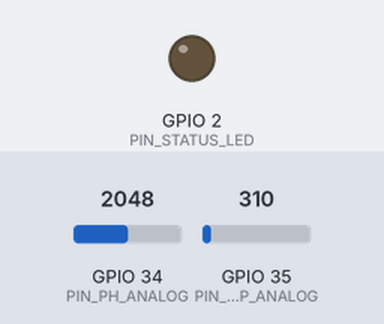
A sketch run on a simulated ESP32. Parts: output pins drawn as LEDs (lit = HIGH). The test bench sets the inputs (shaded band); at power-on: GPIO 34 (PIN_PH_ANALOG) = 2048, GPIO 35 (PIN_TEMP_ANALOG) = 310 (analog values on the 0–4095 scale). WiFi joins after 1.5 s; servers stay silent unless stated; uploads are accepted with an empty reply; what the sketch prints to the serial monitor is not drawn.

Above: at 1.1 s.
At 3.7 s:
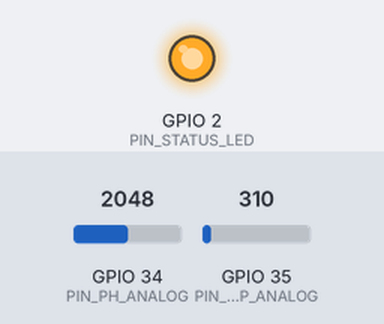
3.8 s: GPIO 34 (PIN_PH_ANALOG) set to 491
6.8 s: GPIO 34 (PIN_PH_ANALOG) set to 0
Timing chart, 0 to 15.8 s (numbered marks = the images above; inputs shaded):
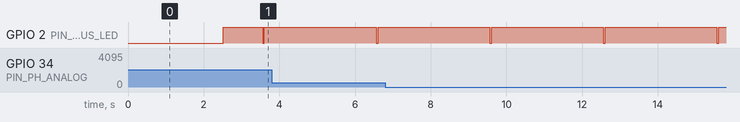

Measured:
- by itself, GPIO 2 (PIN_STATUS_LED): alternates HIGH for 2.9 s and LOW for 0.05 s

The sketch:

esp32_ph_sensor.ino
```cpp
/*
 ===================================================================================
  🐠 AquaSense AI — ESP32 (WROOM-32) 智慧魚缸 pH 酸鹼值與水溫 IoT 監測器
  ===================================================================================
  🎯 專為標準版 ESP32 (ESP-WROOM-32 / NodeMCU-32S / ESP32 Dev Module) 優化：
   1. 使用 ADC1 通道專屬類比腳位 GPIO 34 (完全避開 Wi-Fi 啟動時 ADC2 被鎖死的問題)。
   2. 自動連接 Wi-Fi (SF NET)，每 3 秒發送 HTTP POST 上傳即時水質至 AquaSense AI。
   3. 內建 20 次多重中值濾波取樣演算法，有效過濾水波電磁雜訊。
   4. 內建 Serial Monitor 硬體電壓診斷日誌，支援一目瞭然調校藍色旋鈕。

  📦 Arduino IDE 需安裝之程式庫：
   - ArduinoJson (在「程式庫管理員」搜尋安裝 ArduinoJson by Benoit Blanchon)
   - WiFi.h & HTTPClient.h (ESP32 開發板核心內建)

  🔌 硬體接線說明 (標準 ESP32)：
   - pH 感測模組 VCC  -> ESP32 的 5V 或 VIN (⚠️ 務必接 5V/VIN，接 3.3V 會供電不足卡死在 3.3V！)
   - pH 感測模組 GND  -> ESP32 的 GND (共地)
   - pH 感測模組 Po   -> ESP32 的 GPIO 34 (標示為 G34 / 34 / P34，純類比輸入最佳腳位)
   - (⚠️ 請注意：杜邦線請插在 Po 類比端，不要插在 Do 數位端！)
 ===================================================================================
*/

#include <WiFi.h>
#include <HTTPClient.h>
#include <ArduinoJson.h>

// ==========================================
// 1. Wi-Fi 與伺服器設定
// ==========================================
const char* WIFI_SSID     = "SF NET";      // 您的 2.4G Wi-Fi 名稱
const char* WIFI_PASSWORD = "74188893";    // 您的 Wi-Fi 密碼

// 🖥️ AquaSense AI 主機網址 (Mac 的區域網路 IP，Port 5000)
const char* SERVER_URL    = "http://192.168.0.119:5000/api/sensor_upload";

// ==========================================
// 2. 硬體腳位與感測器校準參數
// ==========================================
// ⚠️ 標準 ESP32 在開 Wi-Fi 時只能使用 ADC1 腳位 (GPIO 32, 33, 34, 35, 36, 39)
const int PIN_PH_ANALOG   = 34;   // ESP32 ADC1 類比讀取腳位 (連接 pH-4502C 的 Po 腳)
const int PIN_TEMP_ANALOG = 35;   // ESP32 ADC1 溫度讀取腳位 (連接 pH-4502C 的 To 腳)
const int PIN_STATUS_LED  = 2;    // 板載藍色 LED 狀態指示燈 (GPIO 2)

// ⚖️ pH-4502C (5V 供電) 標準校準參數：
// 1. 中性基準電壓 (VOLTAGE_PH7)：pH-4502C 在 5V 供電下，中性 (pH 7.0) 典型輸出為 2.50V
// 2. 放大斜率 (PH_SLOPE)：pH-4502C 內部運放放大倍率對應約 -5.70 pH/V
float VOLTAGE_PH7 = 2.50;         // pH 7.0 中性基準電壓 (V)
float PH_SLOPE    = -5.70;        // pH-4502C 標準斜率
float PH_OFFSET   = 0.00;         // 細微偏差補償值

// ⏱️ 上傳時間間隔 (毫秒，預設 3000ms = 3 秒)
const unsigned long UPLOAD_INTERVAL_MS = 3000;
unsigned long lastUploadTime = 0;

void setup() {
  Serial.begin(115200);
  delay(1000);

  Serial.println("\n==================================================");
  Serial.println(" 🐠 AquaSense AI — ESP32 (WROOM-32) pH & 水溫監測啟動...");
  Serial.println("==================================================");

  // 初始化板載 LED
  pinMode(PIN_STATUS_LED, OUTPUT);
  digitalWrite(PIN_STATUS_LED, LOW);

  // 設定 ESP32 ADC 解析度為 12-bit (0 ~ 4095) 與衰減率 (0~3.3V 電壓範圍)
  analogReadResolution(12);
  analogSetPinAttenuation(PIN_PH_ANALOG, ADC_11db);
  analogSetPinAttenuation(PIN_TEMP_ANALOG, ADC_11db);

  // 連接 Wi-Fi
  connectToWiFi();
}

void loop() {
  // 檢查 Wi-Fi 連線狀態
  if (WiFi.status() != WL_CONNECTED) {
    digitalWrite(PIN_STATUS_LED, LOW);
    connectToWiFi();
  }

  // 定時讀取並上傳水質數據
  unsigned long currentMillis = millis();
  if (currentMillis - lastUploadTime >= UPLOAD_INTERVAL_MS) {
    lastUploadTime = currentMillis;

    // 1. 採樣並計算 pH 值 (20次多重中值濾波去除水波噪訊)
    float phValue = readSmoothPH();

    // 2. 讀取 pH-4502C 的 To 針腳估算溫度 (若未接則安全回傳 26.5°C)
    float waterTemp = readSmoothTemp();

    // 3. 輸出診斷日誌至 Serial Monitor
    Serial.printf("📊 [即時診斷] pH: %.2f | 實測水溫: %.1f°C | 時間戳: %lu ms\n", phValue, waterTemp, millis());

    // 4. 發送 HTTP POST 到 AquaSense AI 伺服器
    uploadDataToAquaSense(phValue, waterTemp);
  }
}

// ==========================================
// 3. 連接 Wi-Fi 副程式 (具備防卡死重試)
// ==========================================
void connectToWiFi() {
  Serial.printf("📡 正在連線至 Wi-Fi: %s ...\n", WIFI_SSID);
  WiFi.mode(WIFI_STA);
  WiFi.begin(WIFI_SSID, WIFI_PASSWORD);

  int retryCount = 0;
  while (WiFi.status() != WL_CONNECTED && retryCount < 20) {
    delay(500);
    Serial.print(".");
    retryCount++;
  }

  if (WiFi.status() == WL_CONNECTED) {
    digitalWrite(PIN_STATUS_LED, HIGH);
    Serial.println("\n✅ Wi-Fi 連線成功！");
    Serial.printf("📌 ESP32 區域網路 IP: %s\n", WiFi.localIP().toString().c_str());
  } else {
    Serial.println("\n❌ Wi-Fi 連線失敗，將於下個循環重新嘗試。");
  }
}

// ==========================================
// 4. 多重採樣中值濾波演算法 (去除水波雜訊)
// ==========================================
float readSmoothPH() {
  const int NUM_SAMPLES = 20;
  int rawList[NUM_SAMPLES];

  // 採集 20 個 ADC 樣本
  for (int i = 0; i < NUM_SAMPLES; i++) {
    rawList[i] = analogRead(PIN_PH_ANALOG);
    delay(15);
  }

  // 氣泡排序法排序樣本 (去除極大值與極小值噪訊)
  for (int i = 0; i < NUM_SAMPLES - 1; i++) {
    for (int j = i + 1; j < NUM_SAMPLES; j++) {
      if (rawList[i] > rawList[j]) {
        int temp = rawList[i];
        rawList[i] = rawList[j];
        rawList[j] = temp;
      }
    }
  }

  // 取中間 10 個樣本取平均值
  long sum = 0;
  for (int i = 5; i < 15; i++) {
    sum += rawList[i];
  }
  float avgRaw = sum / 10.0;

  // 將 ADC Raw (0~4095) 換算為實測電壓 (0 ~ 3.3V)
  float voltage = (avgRaw / 4095.0) * 3.3;

  // 輸出硬體 ADC 診斷日誌至 Serial Monitor (方便檢查旋鈕調校)
  Serial.printf("🔍 [硬體讀取] ADC Raw: %4d / 4095 | 實測電壓: %.3f V | ", (int)avgRaw, voltage);

  // 依據標準 pH 感測電壓線性公式換算
  // 公式：pH = 7.0 + (Voltage - VOLTAGE_PH7) * PH_SLOPE + PH_OFFSET
  float ph = 7.0 + (voltage - VOLTAGE_PH7) * PH_SLOPE + PH_OFFSET;

  // 合理範圍保護 (0.0 ~ 14.0)
  if (ph < 0.0) ph = 0.0;
  if (ph > 14.0) ph = 14.0;

  return ph;
}

// ==========================================
// 5. 讀取 pH-4502C 的 To 溫度腳位 (NTC 熱敏電阻)
// ==========================================
float readSmoothTemp() {
  long sum = 0;
  for (int i = 0; i < 10; i++) {
    sum += analogRead(PIN_TEMP_ANALOG);
    delay(5);
  }
  float avgRaw = sum / 10.0;

  // 若未接 To 針腳 (懸空懸浮訊號極小或極大)，安全回傳標準神仙魚水溫 26.5°C
  if (avgRaw < 150 || avgRaw > 3950) {
    return 26.5;
  }

  // NTC 熱敏電阻電壓換算 (pH-4502C 典型分壓 0~3.3V)
  float voltage = (avgRaw / 4095.0) * 3.3;
  // 線性分壓近似計算 (以 25°C = 1.65V 為基準)
  float tempC = 25.0 + (1.65 - voltage) * 26.0;

  // 合理水溫保護 (15.0°C ~ 40.0°C)
  if (tempC < 15.0) tempC = 15.0;
  if (tempC > 40.0) tempC = 40.0;

  return tempC;
}

// ==========================================
// 6. 無線上傳至 AquaSense AI 伺服器
// ==========================================
void uploadDataToAquaSense(float ph, float temp) {
  if (WiFi.status() != WL_CONNECTED) {
    Serial.println("⚠️ Wi-Fi 斷線中，跳過本次上傳");
    return;
  }

  HTTPClient http;
  http.begin(SERVER_URL);
  http.addHeader("Content-Type", "application/json");

  // 建立 JSON 封包
  StaticJsonDocument<200> doc;
  doc["ph"] = serialized(String(ph, 2));
  doc["temp"] = serialized(String(temp, 1));
  doc["device"] = "ESP32 (WROOM-32)";

  String jsonPayload;
  serializeJson(doc, jsonPayload);

  // 發送 HTTP POST
  int httpResponseCode = http.POST(jsonPayload);

  if (httpResponseCode > 0) {
    String response = http.getString();
    Serial.printf("📤 [上傳成功 200 OK] 伺服器回應: %s\n", response.c_str());

    // 板載藍燈快速閃爍一次表示成功通訊
    digitalWrite(PIN_STATUS_LED, LOW);
    delay(50);
    digitalWrite(PIN_STATUS_LED, HIGH);
  } else {
    Serial.printf("❌ [上傳失敗] 錯誤代碼: %d (%s)\n", httpResponseCode, http.errorToString(httpResponseCode).c_str());
  }

  http.end();
}
```
